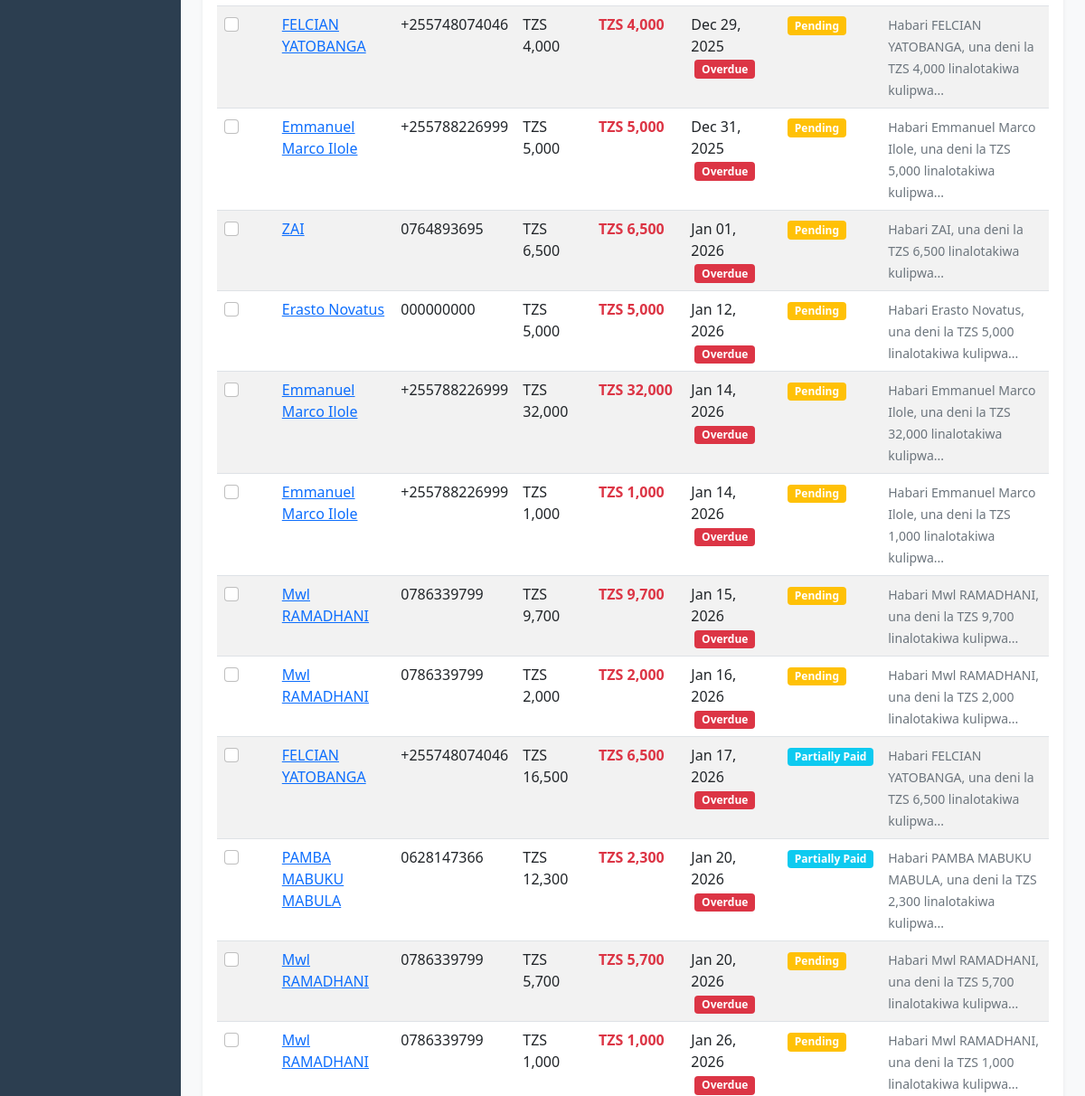
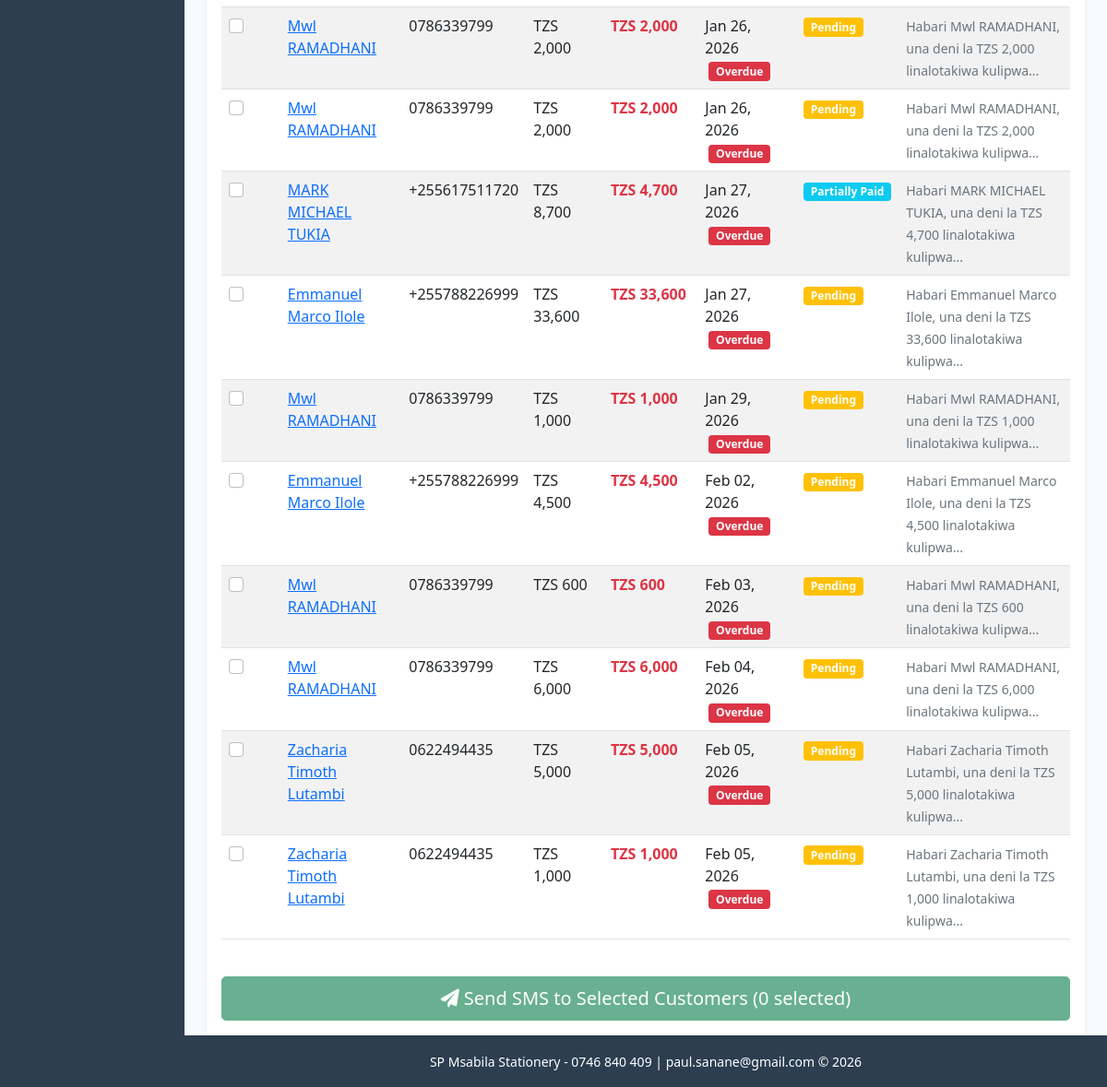
/debts/send-bulk-sms/ (signed in, lower part), run on an earlier commit of the app's database (2 pictures, top to bottom).
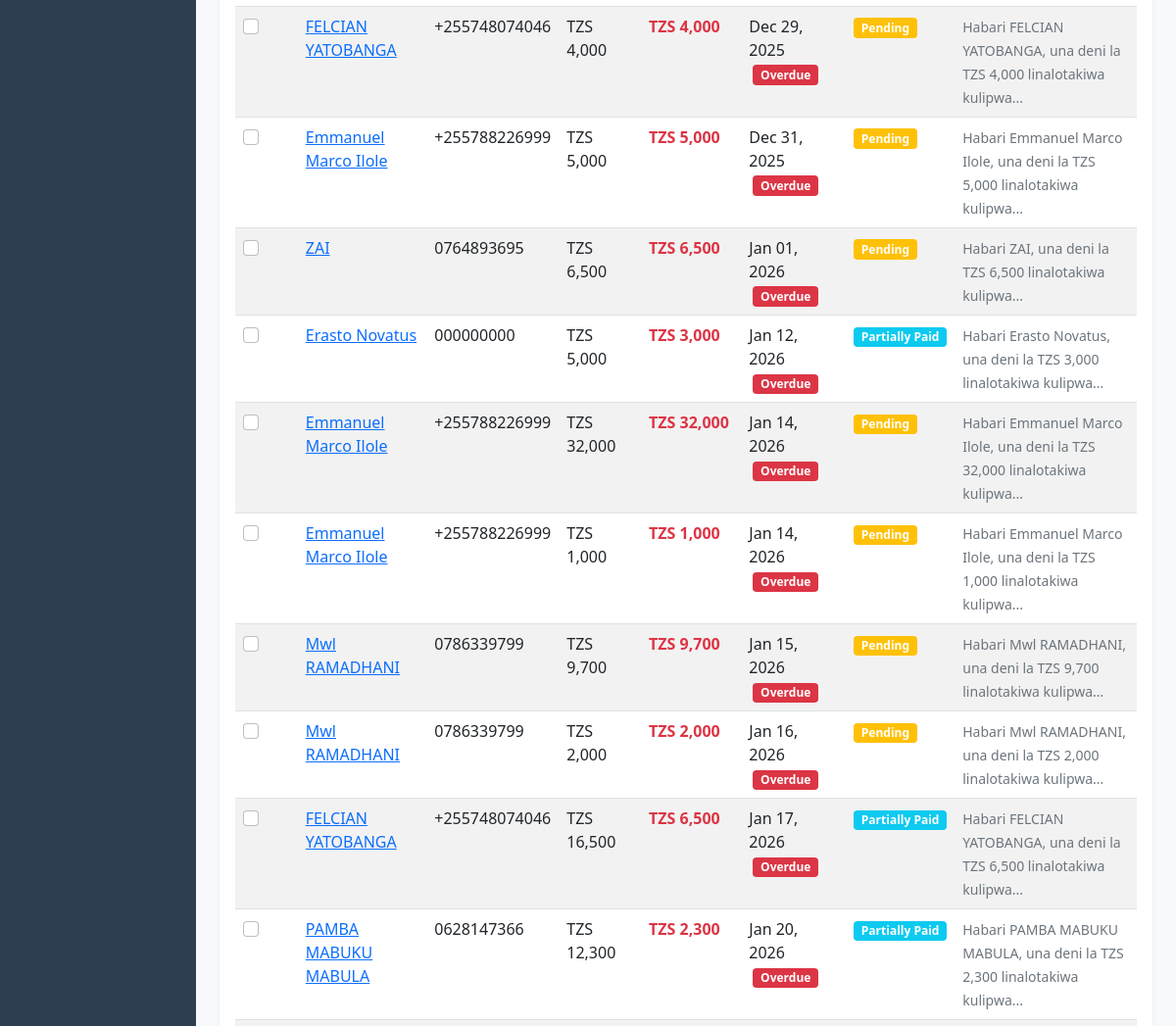
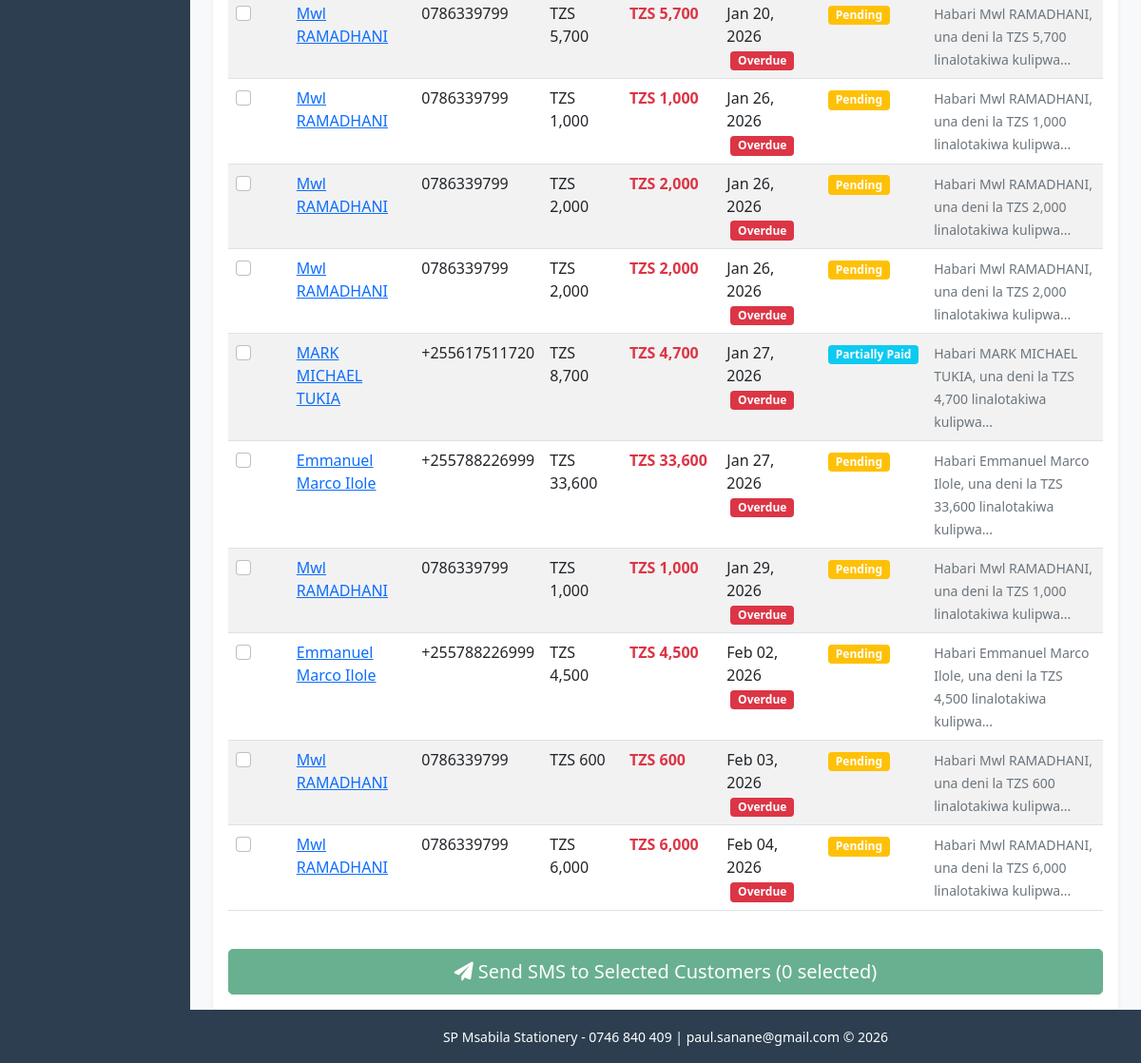
And on a later commit of the database (2 pictures, top to bottom).
### tracker/models.py (models this page shows, shortened)
class Debt(models.Model):
    STATUS_CHOICES = [
        ('pending', 'Pending'),
        ('partial', 'Partially Paid'),
        ('paid', 'Paid'),
        ('overdue', 'Overdue'),
    ]
    customer = models.ForeignKey(Customer, on_delete=models.CASCADE, related_name='debts')
    sale = models.ForeignKey(Sale, on_delete=models.SET_NULL, related_name='debts', null=True, blank=True)
    created_by = models.ForeignKey(User, on_delete=models.SET_NULL, null=True, blank=True)
    item = models.ForeignKey(StationeryItem, on_delete=models.PROTECT, related_name='debts')
    quantity = models.PositiveIntegerField(default=1)
    amount = models.DecimalField(max_digits=10, decimal_places=2, validators=[MinValueValidator(Decimal('0.01'))])
    paid_amount = models.DecimalField(max_digits=10, decimal_places=2, default=0)
    due_date = models.DateField()
    status = models.CharField(max_length=20, choices=STATUS_CHOICES, default='pending')
    description = models.TextField(blank=True)
    created_at = models.DateTimeField(auto_now_add=True)
    updated_at = models.DateTimeField(auto_now=True)
    class Meta:
        ordering = ['-created_at']
    @property
    def remaining_amount(self):
        return self.amount - self.paid_amount
    @property
    def is_overdue(self):
        from django.utils import timezone
        return self.due_date < timezone.now().date() and self.status != 'paid'

class Customer(models.Model):
    name = models.CharField(max_length=200)
    email = models.EmailField(blank=True)
    phone = models.CharField(max_length=20, blank=True)
    address = models.TextField(blank=True)
    created_at = models.DateTimeField(auto_now_add=True)
    is_active = models.BooleanField(default=True)
    class Meta:
        ordering = ['name']

### tracker/views.py (the view, shortened to what this page needs)
# urls.py: path('debts/send-bulk-sms/', views.send_bulk_debt_sms, name='send_bulk_debt_sms'),
@login_required
def send_bulk_debt_sms(request):
    debts = Debt.objects.select_related('customer').filter(
        status__in=['pending', 'partial', 'overdue'],
        customer__phone__isnull=False
    ).exclude(customer__phone='').order_by('due_date')
    context = {
        'debts': debts,
    }
    return render(request, 'tracker/send_bulk_debt_sms.html', context)

### templates/tracker/send_bulk_debt_sms.html (shortened to what this page needs)
{% extends 'base.html' %}
{% load humanize %}
{% block content %}
<div class="row">
    <div class="col-12">
        <div class="card">
            <div class="card-body">
                {% if debts %}
                    <form method="post" id="bulk-sms-form">
                        <div class="table-responsive">
                            <table class="table table-striped">
                                <tbody>
                                    {% for debt in debts %}
                                    <tr>
                                        <td>
                                            <input class="form-check-input debt-checkbox" type="checkbox"
                                                   name="debt_ids" value="{{ debt.id }}" id="debt-{{ debt.id }}">
                                        </td>
                                        <td>
                                            <a href="{% url 'customer_detail' debt.customer.pk %}">{{ debt.customer.name }}</a>
                                        </td>
                                        <td>{{ debt.customer.phone }}</td>
                                        <td>TZS {{ debt.amount|floatformat:0|intcomma }}</td>
                                        <td>
                                            <strong class="{% if debt.remaining_amount > 0 %}text-danger{% else %}text-success{% endif %}">
                                                TZS {{ debt.remaining_amount|floatformat:0|intcomma }}
                                            </strong>
                                        </td>
                                        <td>
                                            {{ debt.due_date|date:"M d, Y" }}
                                            {% if debt.is_overdue %}
                                                <span class="badge bg-danger ms-1">Overdue</span>
                                            {% endif %}
                                        </td>
                                        <td>
                                            {% if debt.status == 'pending' %}
                                                <span class="badge bg-warning">Pending</span>
                                            {% elif debt.status == 'partial' %}
                                                <span class="badge bg-info">Partially Paid</span>
                                            {% elif debt.status == 'overdue' %}
                                                <span class="badge bg-danger">Overdue</span>
                                            {% endif %}
                                        </td>
                                        <td>
                                            <small class="text-muted">
                                                {% if debt.status == 'overdue' %}
                                                    Habari {{ debt.customer.name }}, deni lako la TZS {{ debt.remaining_amount|floatformat:0|intcomma }} lilikwisha muda...
                                                {% else %}
                                                    Habari {{ debt.customer.name }}, una deni la TZS {{ debt.remaining_amount|floatformat:0|intcomma }} linalotakiwa kulipwa...
                                                {% endif %}
                                            </small>
                                        </td>
                                    </tr>
                                    {% endfor %}
                                </tbody>
                            </table>
                        </div>
                        <div class="mt-4 d-grid">
                            <button type="submit" class="btn btn-success btn-lg" id="send-sms-btn" disabled>
                                <i class="fas fa-paper-plane"></i> Send SMS to Selected Customers
                                <span id="selected-count">(0 selected)</span>
                            </button>
                        </div>
                    </form>
                {% endif %}
            </div>
        </div>
    </div>
</div>
{% endblock %}

What changed in the data, as far as the page shows it:
no longer on this page (row edited): Debt: customer.name "Zacharia Timoth Lutambi", customer.phone "0622494435", amount "5,000", remaining_amount "5,000", due_date "Feb 05, 2026", status "Overdue"
no longer on this page (row edited): Debt: customer.name "Zacharia Timoth Lutambi", customer.phone "0622494435", amount "1,000", remaining_amount "1,000", due_date "Feb 05, 2026", status "Overdue"
changed Debt "Jan 12, 2026": remaining_amount "5,000" → "3,000"; status "Pending" → "Partially Paid"
